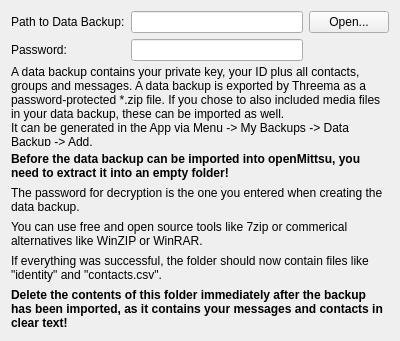
<?xml version="1.0" encoding="UTF-8"?>
<ui version="4.0">
 <class>LoadBackupWizardPageDataBackupData</class>
 <widget class="QWizardPage" name="LoadBackupWizardPageDataBackupData">
  <property name="geometry">
   <rect>
    <x>0</x>
    <y>0</y>
    <width>400</width>
    <height>341</height>
   </rect>
  </property>
  <property name="windowTitle">
   <string>WizardPage</string>
  </property>
  <layout class="QGridLayout" name="gridLayout">
   <item row="0" column="0">
    <widget class="QLabel" name="lblBackup">
     <property name="text">
      <string>Path to Data Backup:</string>
     </property>
    </widget>
   </item>
   <item row="1" column="0">
    <widget class="QLabel" name="lblPassword">
     <property name="text">
      <string>Password:</string>
     </property>
    </widget>
   </item>
   <item row="2" column="0" colspan="3">
    <widget class="QLabel" name="lblHelpTextA">
     <property name="text">
      <string>A data backup contains your private key, your ID plus all contacts, groups and messages. A data backup is exported by Threema as a password-protected *.zip file. If you chose to also included media files in your data backup, these can be imported as well.
It can be generated in the App via Menu -&gt; My Backups -&gt; Data Backup -&gt; Add.</string>
     </property>
     <property name="wordWrap">
      <bool>true</bool>
     </property>
     <property name="textInteractionFlags">
      <set>Qt::NoTextInteraction</set>
     </property>
    </widget>
   </item>
   <item row="0" column="1">
    <widget class="QLineEdit" name="edtDataBackupLocation">
     <property name="readOnly">
      <bool>true</bool>
     </property>
    </widget>
   </item>
   <item row="4" column="0" colspan="3">
    <widget class="QLabel" name="lblHelpTextC">
     <property name="text">
      <string>The password for decryption is the one you entered when creating the data backup.</string>
     </property>
     <property name="wordWrap">
      <bool>true</bool>
     </property>
    </widget>
   </item>
   <item row="6" column="0" colspan="3">
    <widget class="QLabel" name="lblHelpTextE">
     <property name="text">
      <string>If everything was successful, the folder should now contain files like &quot;identity&quot; and &quot;contacts.csv&quot;.</string>
     </property>
     <property name="wordWrap">
      <bool>true</bool>
     </property>
    </widget>
   </item>
   <item row="0" column="2">
    <widget class="QPushButton" name="btnOpenFolder">
     <property name="text">
      <string>Open...</string>
     </property>
    </widget>
   </item>
   <item row="5" column="0" colspan="3">
    <widget class="QLabel" name="lblHelpTextD">
     <property name="text">
      <string>You can use free and open source tools like 7zip or commerical alternatives like WinZIP or WinRAR.</string>
     </property>
     <property name="wordWrap">
      <bool>true</bool>
     </property>
    </widget>
   </item>
   <item row="3" column="0" colspan="3">
    <widget class="QLabel" name="lblHelpTextB">
     <property name="font">
      <font>
       <weight>75</weight>
       <bold>true</bold>
      </font>
     </property>
     <property name="text">
      <string>Before the data backup can be imported into openMittsu, you need to extract it into an empty folder!</string>
     </property>
     <property name="wordWrap">
      <bool>true</bool>
     </property>
    </widget>
   </item>
   <item row="1" column="1">
    <widget class="QLineEdit" name="edtDataBackupPassword"/>
   </item>
   <item row="7" column="0" colspan="3">
    <widget class="QLabel" name="lblHelpTextF">
     <property name="font">
      <font>
       <weight>75</weight>
       <bold>true</bold>
      </font>
     </property>
     <property name="text">
      <string>Delete the contents of this folder immediately after the backup has been imported, as it contains your messages and contacts in clear text!</string>
     </property>
     <property name="wordWrap">
      <bool>true</bool>
     </property>
    </widget>
   </item>
  </layout>
 </widget>
 <resources/>
 <connections/>
</ui>
